Frame 1 (no input): blank canvas, image omitted
Frame 60 (the mouse pressed at the canvas centre just before this capture): blank canvas, image omitted
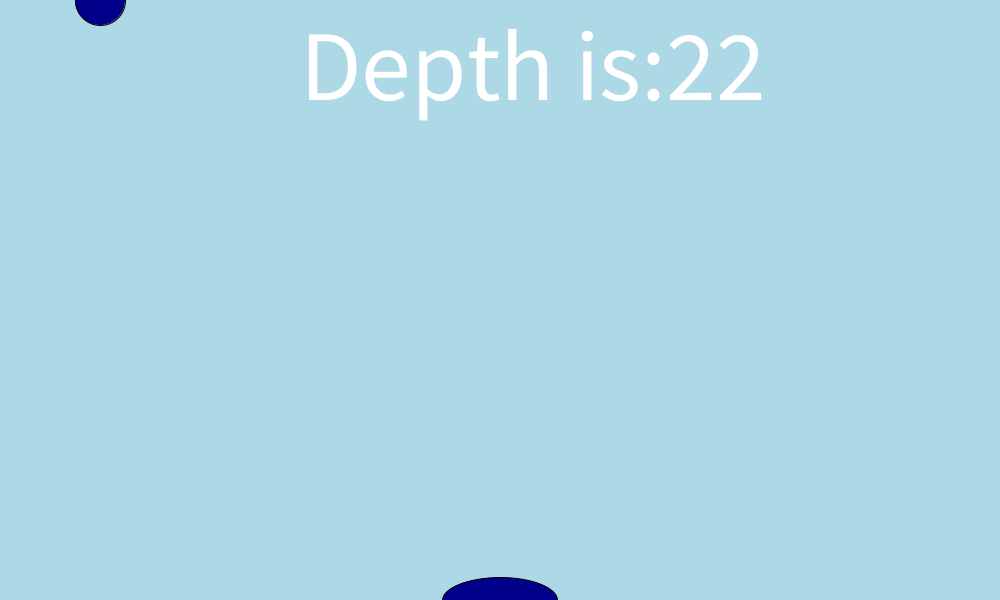
Frame 120 (the mouse held since frame 60 and released just before this capture)

The Processing sketch whose frames 1 and 60 were blank and that drew this single picture after the mouse press (run headless with seeded random() and noise(); from frame 60 on, the mouse is pressed at the canvas centre):

// Processing sketch: raindrop_array_demo
// ── raindrop_array_demo.pde
float[] dropY = {};
float[] speeds = {};


int puddlex = 100;
int puddley = 30;


void setup() {
  size(1000, 600);
}

void draw() {
  background(#ADD8E6);

  //First loop to draw and randomize y (raindrops)
  fill(#00008B);
  for (int y = 1; y <= dropY.length; y = y + 1) {
    raindrop(0 + y * 100, dropY[y -1 ], 50, 50);
    dropY [y -1] = dropY [y -1] + speeds[y-1];
    if (dropY [y -1] > 700) {
      dropY [y -1] = 0;
      speeds [y-1] = random (1, 4);
    }

    //Puddle Growth
    ellipse (500, 600, puddlex, puddley);
    if (dropY [y - 1] > 600) {
      puddlex = puddlex + 1;
    }
    if (dropY [y - 1] > 600) {
      puddley = puddley + 1;
    }

    //Depth Size...
    push ();
    fill (255);
    textSize(100);
    text ("Depth is:" + puddley/2, 300, 100);
    pop ();
  }
}
void mousePressed() {
  dropY = append(dropY, mouseY );
  speeds = append(speeds, random(1,10));
}


void raindrop(float xCenter, float yCenter,
  float w, float h) {
  triangle(xCenter - w/2, yCenter, xCenter + w/2,
    yCenter, xCenter, yCenter - h);

  arc(xCenter, yCenter, w, h, 0, PI);
}
